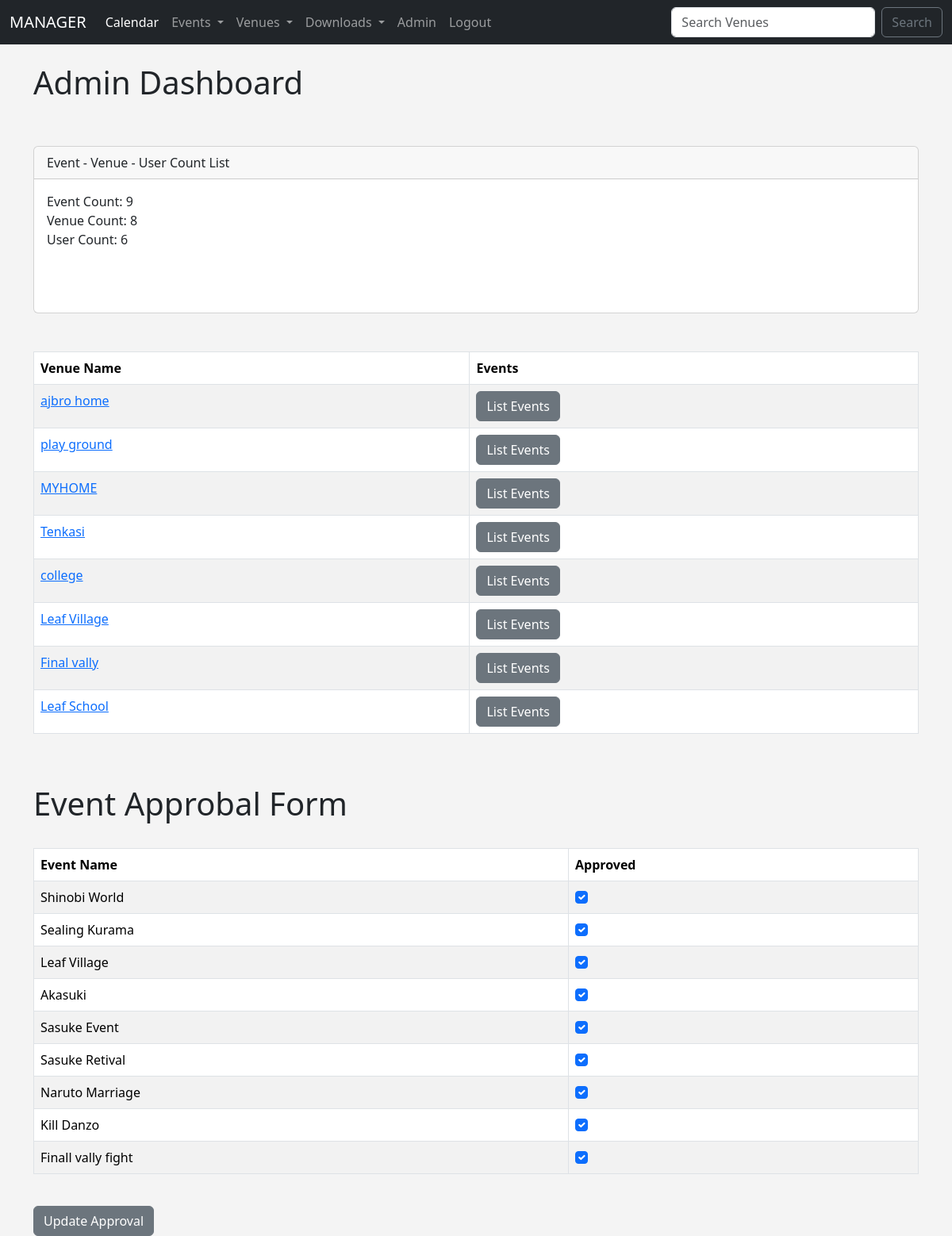
Screenshot of /admin_approval (signed in) with the database file from the repository.
### events/models.py (models this page shows, shortened)
class Venue(models.Model):
    name = models.CharField('venue name', max_length=120)
    address = models.CharField(max_length=300)
    zip_code =models.CharField('zip code',max_length=15)
    phone = models.CharField('phone',max_length=15, blank= True)
    web = models.URLField('web address', blank= True)
    email_address = models.EmailField('Email', blank= True)
    owner = models.IntegerField("Venue Owner", blank = False, default = 1)
    venue_image = models.ImageField(null = True, blank=True, upload_to = "images/")
    def __str__(self):
        return self.name

class Event(models.Model):
    name = models.CharField('Event Name', max_length=120)
    event_date = models.DateTimeField('event date')
    venue = models.ForeignKey(Venue, blank=True, null=True, on_delete=models.CASCADE)
    manager =models.ForeignKey(User, blank=True, null= True, on_delete=models.SET_NULL)
    description = models.TextField(blank=True)
    attendees = models.ManyToManyField(MyClubUser, blank=True)
    approved = models.BooleanField("Approved", default = False)
    def __str__(self):
        return self.name

### events/views.py (the view)
# urls.py: path('admin_approval', views.admin_approval, name='admin_approval'),
def admin_approval(request):
    venue_list = Venue.objects.all()
    event_count = Event.objects.all().count()
    venue_count = Venue.objects.all().count()
    user_count = User.objects.all().count()
    event_list = Event.objects.all().order_by("-event_date")
    if request.user.is_superuser:
        if request.method == "POST":
            id_list = request.POST.getlist('boxes')
            event_list.update(approved=False)
            for x in id_list:
                Event.objects.filter(pk=int(x)).update(approved=True)
            messages.success(request,( "Approval Status Is Updated"))
            return redirect('list-events')
        else:
            return render(request, 'admin_approval.html',{"event_list":event_list, "event_count":event_count, "venue_count":venue_count, "user_count":user_count, "venue_list":venue_list, })
    else:
        messages.success(request,( "You are not authorized to view this page"))
        return redirect('home')

### events/templates/admin_approval.html (shortened to what this page needs)
{% extends 'base.html' %}
{% block content %}
    <h1>Admin Dashboard</h1> <br> <br>
    <form action="" method="post">
        <div class="card">
            <div class="card-header">
         Event - Venue - User Count List
            </div>
            <div class="card-body">
                <p class="card-text">
        Event Count: {{event_count}} <br>
        Venue Count: {{venue_count}} <br>
        User Count: {{user_count}} <br></p>
        <br><br>
    </div></div> <br> <br>
        <table class="table table-striped table-hover table-bordered">
            <thead>
                <tr>
                  <th scope="col">Venue Name</th>
                  <th scope="col">Events</th>
                </tr>
              </thead>
              <tbody>
                {% for venue in venue_list %}
                <tr>
                    <td>
                     <a href="{% url 'show-venues' venue.id %}"> {{ venue }}</a>
                    </td>
                    <td>
                          <a href="{% url 'venue_events' venue.id %}" class="btn btn-secondary"> List Events</a>
                    </td>
                 </tr>
             {% endfor %}
            </tbody>
          </table>
<br> <br>
   <h1>Event Approbal Form</h1> <br>
    <table class="table table-striped table-hover table-bordered">
        <thead>
            <tr>
              <th scope="col">Event Name</th>
              <th scope="col">Approved</th>
            </tr>
          </thead>
          <tbody>
            {% for event in event_list %}
            <tr>
                <td>
                    {{ event }}
                </td>
                <td>
                    <input class="form-check-input" type="checkbox" name="boxes" value="{{ event.id }}"  {% if event.approved %}
                    checked
                   {% endif %}>
                </td>
             </tr>
         {% endfor %}
        </tbody>
      </table>
<br> <button class="btn btn-secondary" type="submit">Update Approval</button>
</form>
{% endblock %}

### events/templates/base.html (style rules this page uses)
body { background:#f4f4f4; }

### rows the page displays
Venue: name "ajbro home"
Venue: name "play ground"
Venue: name "MYHOME"
Venue: name "Tenkasi"
Venue: name "college"
Venue: name "Leaf Village"
Venue: name "Final vally"
Venue: name "Leaf School"
Event: name "Shinobi World", approved "☑"
Event: name "Sealing Kurama", approved "☑"
Event: name "Leaf Village", approved "☑"
Event: name "Akasuki", approved "☑"
Event: name "Sasuke Event", approved "☑"
Event: name "Sasuke Retival", approved "☑"
Event: name "Naruto Marriage", approved "☑"
Event: name "Kill Danzo", approved "☑"
Event: name "Finall vally fight", approved "☑"

### other values shown
{{ event_count }} "9"
{{ venue_count }} "8"
{{ user_count }} "6"
